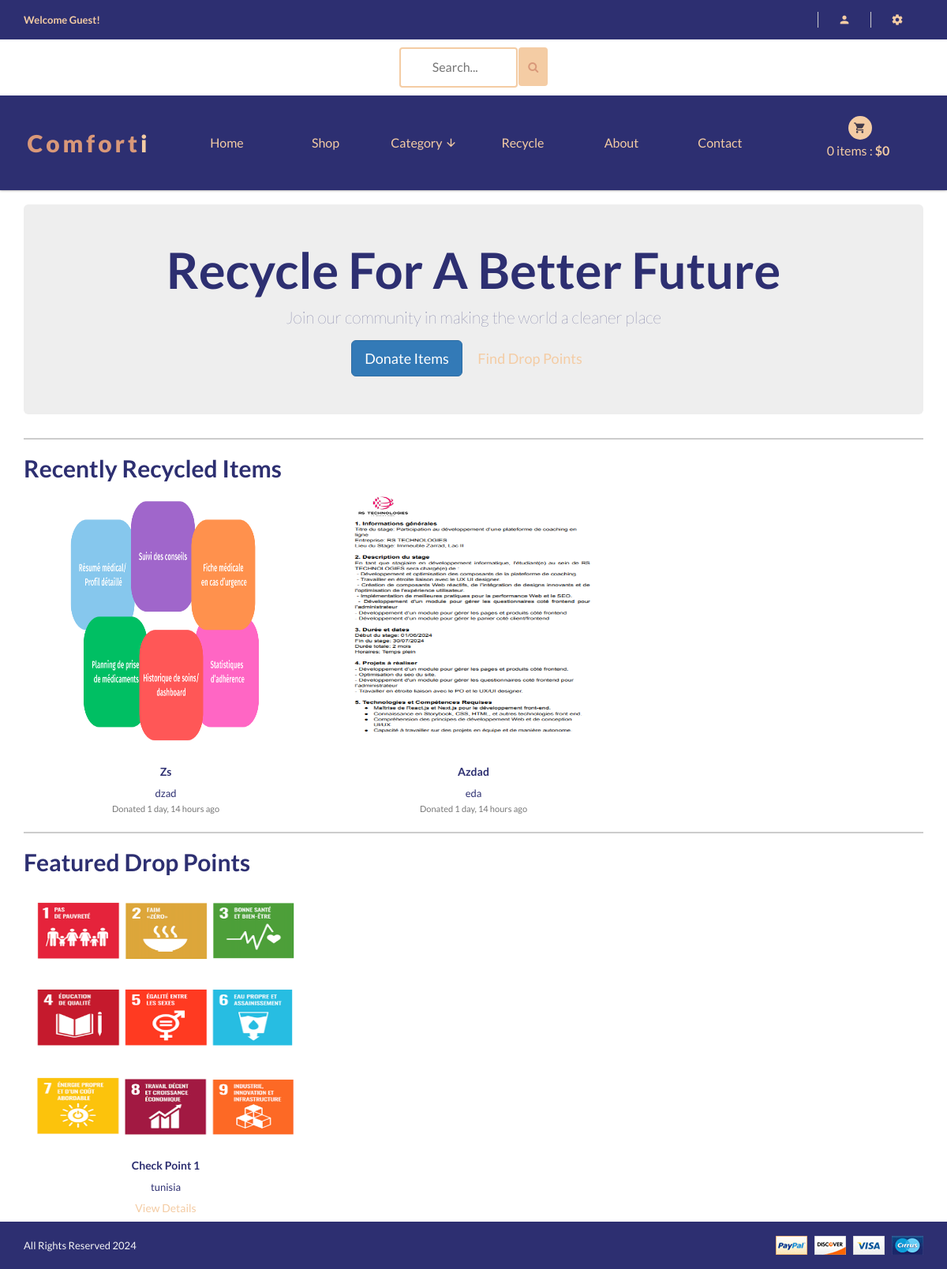
/recycle/, run on an earlier commit of the app's database.
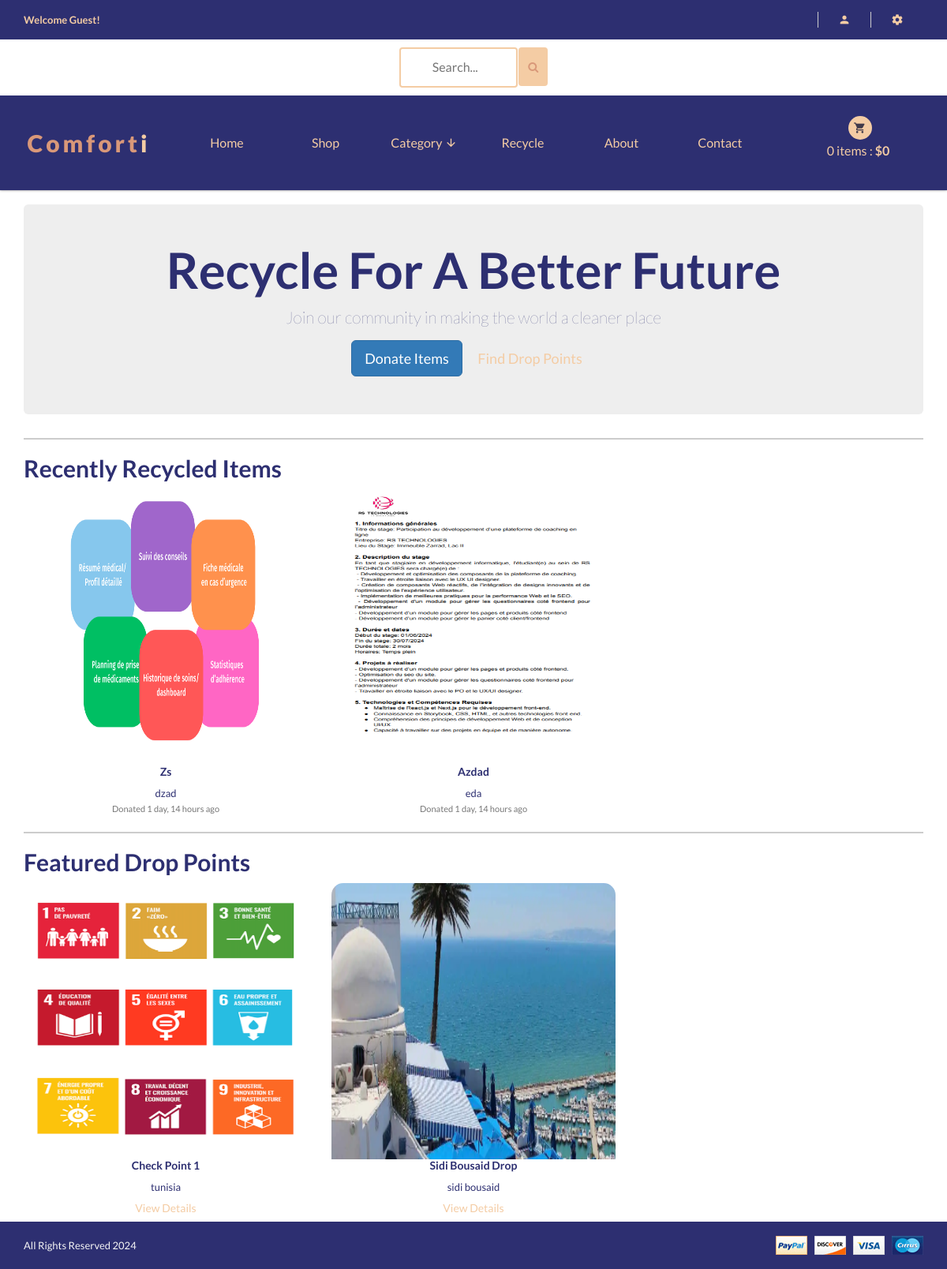
And on a later commit of the database.
### recycle/models.py (models this page shows, shortened)
class RecycledItem(models.Model):
    user = models.ForeignKey(Account, on_delete=models.CASCADE)
    name = models.CharField(max_length=100)
    description = models.TextField(max_length=300, blank=True)
    drop_point = models.ForeignKey(DropPoint, on_delete=models.CASCADE)
    status_choices = (
        ('pending', 'Pending'),
        ('confirmed', 'Confirmed'),
        ('declined', 'Declined'),
    )
    status = models.CharField(max_length=10, choices=status_choices, default='pending')
    image = models.ImageField(upload_to='recycled_items', blank=True)
    created_at = models.DateTimeField(auto_now_add=True)
    updated_at = models.DateTimeField(auto_now=True)
    class Meta:
        verbose_name = 'Recycled Item'
        verbose_name_plural = 'Recycled Items'
        ordering = ['-created_at']

class DropPoint(models.Model):
    name = models.CharField(max_length=100, unique=True)
    location = models.CharField(max_length=255)
    description = models.TextField(max_length=300, blank=True)
    image = models.ImageField(upload_to='drop_points', blank=True)
    class Meta:
        verbose_name = 'Drop Point'
        verbose_name_plural = 'Drop Points'
    def get_drop_point_details_url(self):
        return reverse('recycle:drop_point_details', args=[self.id])

### recycle/views.py (the view)
# urls.py: path('recycle/', include('recycle.urls', namespace='recycle')),
def recycle(request):
    featured_points = DropPoint.objects.all()
    recent_items = RecycledItem.objects.filter(status='confirmed').order_by('-created_at')[:6]
    context = {
        'recent_items': recent_items,
        'featured_points': featured_points,
    }
    return render(request, 'shop/recycle/recycle.html', context)

### cart/views.py (called while the page is built)
def _cart_id(request):
    cart = request.session.session_key
    if not cart :
        cart = request.session.create()
    return cart

### shop/context_processors.py (called while the page is built)
def category_list(request):
    return {
        'categories' : Category.objects.all(),
    }

### shop/models.py (called while the page is built)
    def get_category_slug_url(self):
        return reverse('shop:categries', args=[self.slug])

### templates/shop/recycle/recycle.html (shortened to what this page needs)
{% extends 'base.html' %}
{% load static %}
{% block content %}
<div class="container ">
    <div class="jumbotron text-center ">
        <h1>Recycle for a Better Future</h1>
        <p class="lead">Join our community in making the world a cleaner place</p>
        <div class="mt-4">
            <a href="{% url 'recycle:donate_item' %}" class="btn btn-primary btn-lg mx-2">Donate Items</a>
            <a href="{% url 'recycle:drop_points_list' %}" class="btn btn-outline-primary btn-lg mx-2">Find Drop Points</a>
        </div>
    </div>
    <hr class="my-5" style="border: 1px solid #ccc;">
    <h2 class="mb-4">Recently Recycled Items</h2>
    <div class="row">
        <div class="tab-content grid-content">
            <div class="tab-pane fade in active text-center" id="grid">
        {% for item in recent_items %}
        <div  class="col-xs-12 col-sm-6 col-md-4">
            <div   style="background:#ffffff; ;border-radius:15px;" class="single-product">
                <div class="card h-50">
                    {% if item.image %}
                        <img  src="{{ item.image.url }}" class="product-img " style="width:100%; height:350px;;border-radius:15px 15px 0 0;" alt="{{ item.name }}">
                    {% endif %}
                    <div class="card-body">
                        <h5 class="card-title">{{ item.name }}</h5>
                        <p class="card-text">{{ item.description|truncatewords:20 }}</p>
                        <small class="text-muted">Donated {{ item.created_at|timesince }} ago</small>
                    </div>
                </div>
            </div>
            </div>
        {% empty %}
            <div class="col-12">
                <div class="alert alert-info">No recent items available.</div>
            </div>
            {% endfor %}
    </div>
</div>
</div>
<hr class="my-5" style="border: 1px solid #ccc;">
    <h2 class="mb-4">Featured Drop Points</h2>
    <div class="row">
        <div class="tab-content grid-content">
            <div class="tab-pane fade in active text-center" id="grid">
        {% for point in featured_points %}
        <div  class="col-xs-12 col-sm-6 col-md-4">
            <div   style="background:#ffffff; ;border-radius:15px;" class="single-product">
                    {% if point.image %}
                        <img src="{{ point.image.url }}" class="product-img " style="width:100%; height:350px;;border-radius:15px 15px 0 0;" alt="{{ point.name }}">
                    {% endif %}
                    <div class="card-body">
                        <h5 class="card-title">{{ point.name }}</h5>
                        <p class="card-text">{{ point.location }}</p>
                        <a href="{{ point.get_drop_point_details_url }}" class="btn btn-outline-primary">View Details</a>
                    </div>
                </div>
            </div>
        {% endfor %}
    </div>
    </div>
    </div>
</div>
{% endblock %}

What changed in the data, as far as the page shows it:
added DropPoint: image (picture), name "Sidi Bousaid Drop", location "sidi bousaid"
